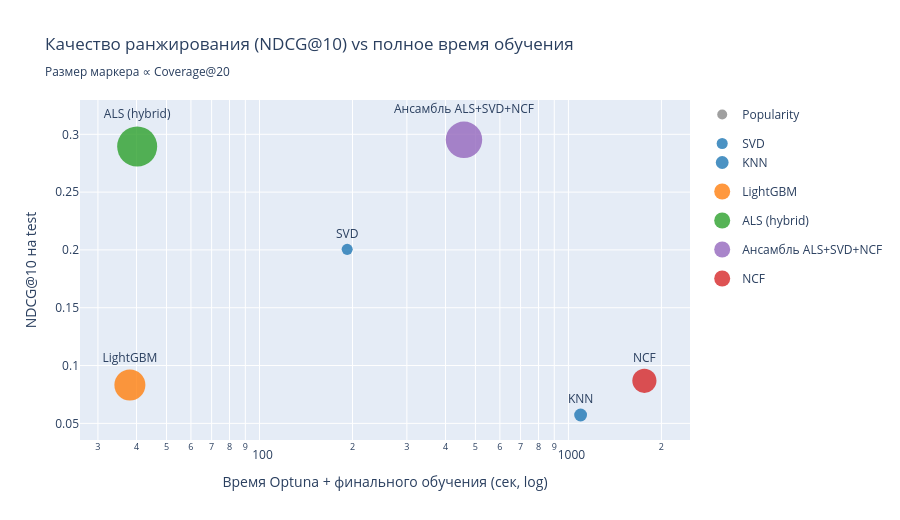

The notebook cell saved with this chart:
### Markdown cell above
## 5. Scatter «качество vs время обучения»

Главный практический вопрос: стоит ли прирост качества дополнительных часов обучения?
Scatter на логарифмической оси X показывает Pareto-фронт.

Размер маркера пропорционален Coverage@20 — для оценки «разнообразия» рекомендаций.

### Code cell
scatter_df = summary.dropna(subset=['ndcg@10']).copy()
scatter_df['total_time_sec'] = (
    scatter_df['final_train_time_sec'].fillna(0) +
    scatter_df['optuna_search_time_sec'].fillna(0)
)

scatter_df['total_time_sec'] = (
    scatter_df['final_train_time_sec'].fillna(0) +
    scatter_df['optuna_search_time_sec'].fillna(0)
)

# Для размера маркера: coverage@20 может быть None — заменяем на минимум
scatter_df['size_val'] = scatter_df['coverage@20'].fillna(scatter_df['coverage@20'].min())
# Нормируем в диапазон 10–40
size_min, size_max = scatter_df['size_val'].min(), scatter_df['size_val'].max()
if size_max > size_min:
    scatter_df['marker_size'] = 10 + 30 * (scatter_df['size_val'] - size_min) / (size_max - size_min)
else:
    scatter_df['marker_size'] = 20.0

fig = go.Figure()
for _, row in scatter_df.iterrows():
    color = family_colors.get(row['family'], '#aaaaaa')
    fig.add_trace(go.Scatter(
        x=[row['total_time_sec']],
        y=[row['ndcg@10']],
        mode='markers+text',
        marker=dict(size=row['marker_size'], color=color, opacity=0.8),
        text=[row['model']],
        textposition='top center',
        name=row['model'],
        legendgroup=row['family'],
        showlegend=True,
    ))

fig.update_xaxes(type='log', title='Время Optuna + финального обучения (сек, log)')
fig.update_yaxes(title='NDCG@10 на test')
fig.update_layout(
    title='Качество ранжирования (NDCG@10) vs полное время обучения<br>'
          '<sub>Размер маркера ∝ Coverage@20</sub>',
    height=520,
)
fig.write_html(str(MODELS_DIR / 'comparison_quality_vs_time.html'))
fig.show()

### Figure 1 — Plotly figure (JSON) as saved in the notebook; plotly's stock layout.template omitted (floating-point values rounded to 4 significant figures)
{"data": [{"legendgroup": "baseline", "marker": {"color": "#888888", "opacity": 0.8, "size": 10}, "mode": "markers+text", "name": "Popularity", "showlegend": true, "text": ["Popularity"], "textposition": "top center", "type": "scatter", "x": [0], "y": [0.2295]}, {"legendgroup": "collaborative", "marker": {"color": "#1f77b4", "opacity": 0.8, "size": 11.07}, "mode": "markers+text", "name": "SVD", "showlegend": true, "text": ["SVD"], "textposition": "top center", "type": "scatter", "x": [192.3], "y": [0.2005]}, {"legendgroup": "collaborative", "marker": {"color": "#1f77b4", "opacity": 0.8, "size": 12.83}, "mode": "markers+text", "name": "KNN", "showlegend": true, "text": ["KNN"], "textposition": "top center", "type": "scatter", "x": [1095.0], "y": [0.05725]}, {"legendgroup": "feature-based", "marker": {"color": "#ff7f0e", "opacity": 0.8, "size": 31.01}, "mode": "markers+text", "name": "LightGBM", "showlegend": true, "text": ["LightGBM"], "textposition": "top center", "type": "scatter", "x": [38.07], "y": [0.08315]}, {"legendgroup": "hybrid", "marker": {"color": "#2ca02c", "opacity": 0.8, "size": 40}, "mode": "markers+text", "name": "ALS (hybrid)", "showlegend": true, "text": ["ALS (hybrid)"], "textposition": "top center", "type": "scatter", "x": [40.19], "y": [0.2895]}, {"legendgroup": "ensemble", "marker": {"color": "#9467bd", "opacity": 0.8, "size": 36.48}, "mode": "markers+text", "name": "Ансамбль ALS+SVD+NCF", "showlegend": true, "text": ["Ансамбль ALS+SVD+NCF"], "textposition": "top center", "type": "scatter", "x": [459.2], "y": [0.2952]}, {"legendgroup": "neural", "marker": {"color": "#d62728", "opacity": 0.8, "size": 24.17}, "mode": "markers+text", "name": "NCF", "showlegend": true, "text": ["NCF"], "textposition": "top center", "type": "scatter", "x": [1762.0], "y": [0.08679]}], "layout": {"height": 520, "title": {"text": "Качество ранжирования (NDCG@10) vs полное время обучения<br><sub>Размер маркера ∝ Coverage@20</sub>"}, "xaxis": {"title": {"text": "Время Optuna + финального обучения (сек, log)"}, "type": "log"}, "yaxis": {"title": {"text": "NDCG@10 на test"}}}}
